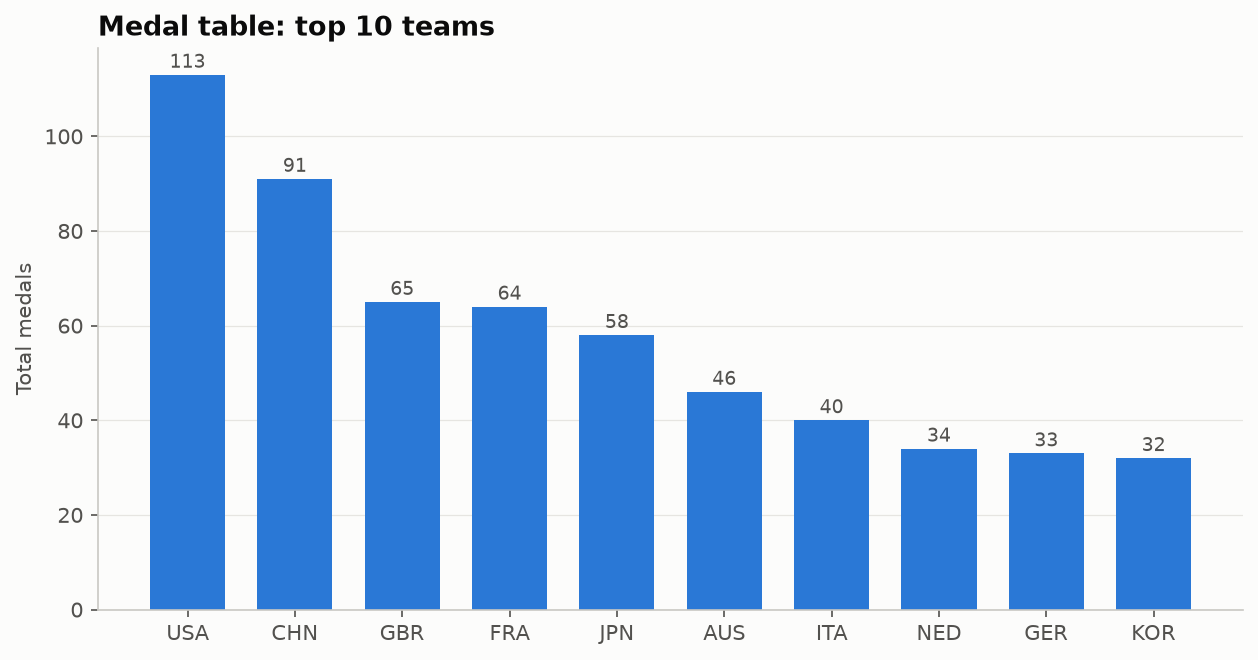

Generate this figure with Python:
"""
Ordered Column Chart  -  family: Ranking

DESIGN PURPOSE
Vertical bars sorted by value. It works like the ordered bar chart, but suits
short labels and layouts that are wider than they are tall.

WHEN TO USE
  - Rank a handful of categories with short names
  - Fit a ranking into a wide slide or dashboard slot

AVOID WHEN
  - Labels are long (they must be rotated, so use horizontal bars)
  - The x-axis is time (columns would suggest a sequence, not a rank)

ALTERNATIVES
  - Ordered bar chart
  - Lollipop chart

EXAMPLE
Number of medals won by the top 10 teams at a fictional games.

Run:  python ordered_column.py
"""
import sys
from pathlib import Path

import numpy as np
import pandas as pd
import matplotlib.pyplot as plt

# Library style: categorical colors in fixed order, recessive axes, hairline grid.
PALETTE = ["#2a78d6", "#eb6834", "#1baf7a", "#eda100",
           "#e87ba4", "#008300", "#6250d6", "#e34948"]
SEQ_CMAP = "Blues"      # sequential: one hue, light -> dark
DIV_CMAP = "RdBu_r"     # diverging: two opposite hues, neutral midpoint
GRAY = "#b8b7b1"        # de-emphasised marks
plt.rcParams.update({
    "figure.figsize": (8, 4.8), "figure.dpi": 110, "figure.facecolor": "#fcfcfb",
    "axes.facecolor": "#fcfcfb", "axes.edgecolor": "#c9c8c3", "axes.linewidth": 0.8,
    "axes.spines.top": False, "axes.spines.right": False,
    "axes.grid": True, "grid.color": "#e6e5e1", "grid.linewidth": 0.6, "axes.axisbelow": True,
    "axes.prop_cycle": plt.cycler(color=PALETTE),
    "axes.titlesize": 13, "axes.titleweight": "bold", "axes.titlelocation": "left",
    "axes.labelcolor": "#52514e", "xtick.color": "#52514e", "ytick.color": "#52514e",
    "text.color": "#0b0b0b", "font.size": 10, "lines.linewidth": 2,
    "legend.frameon": False,
})

# --- Example data ------------------------------------------------------------
teams = ["USA", "CHN", "JPN", "GBR", "AUS", "FRA", "NED", "KOR", "ITA", "GER"]
medals = [113, 91, 58, 65, 46, 64, 34, 32, 40, 33]
df = pd.DataFrame({"team": teams, "medals": medals}).sort_values("medals", ascending=False)
df

# --- Plot --------------------------------------------------------------------
fig, ax = plt.subplots(figsize=(8.5, 4.5))
ax.bar(df["team"], df["medals"], color=PALETTE[0], width=0.7)
for x, v in enumerate(df["medals"]):
    ax.text(x, v + 1.5, str(v), ha="center", fontsize=9, color="#52514e")
ax.set_ylabel("Total medals")
ax.set_title("Medal table: top 10 teams")
ax.grid(axis="x", visible=False)
fig.tight_layout()

# --- Save / show -------------------------------------------------------------
out = Path(__file__).with_name(Path(__file__).stem + ".png")
fig.savefig(out, dpi=150, bbox_inches="tight")
print(f"saved {out}")
if "--no-show" not in sys.argv:
    plt.show()
